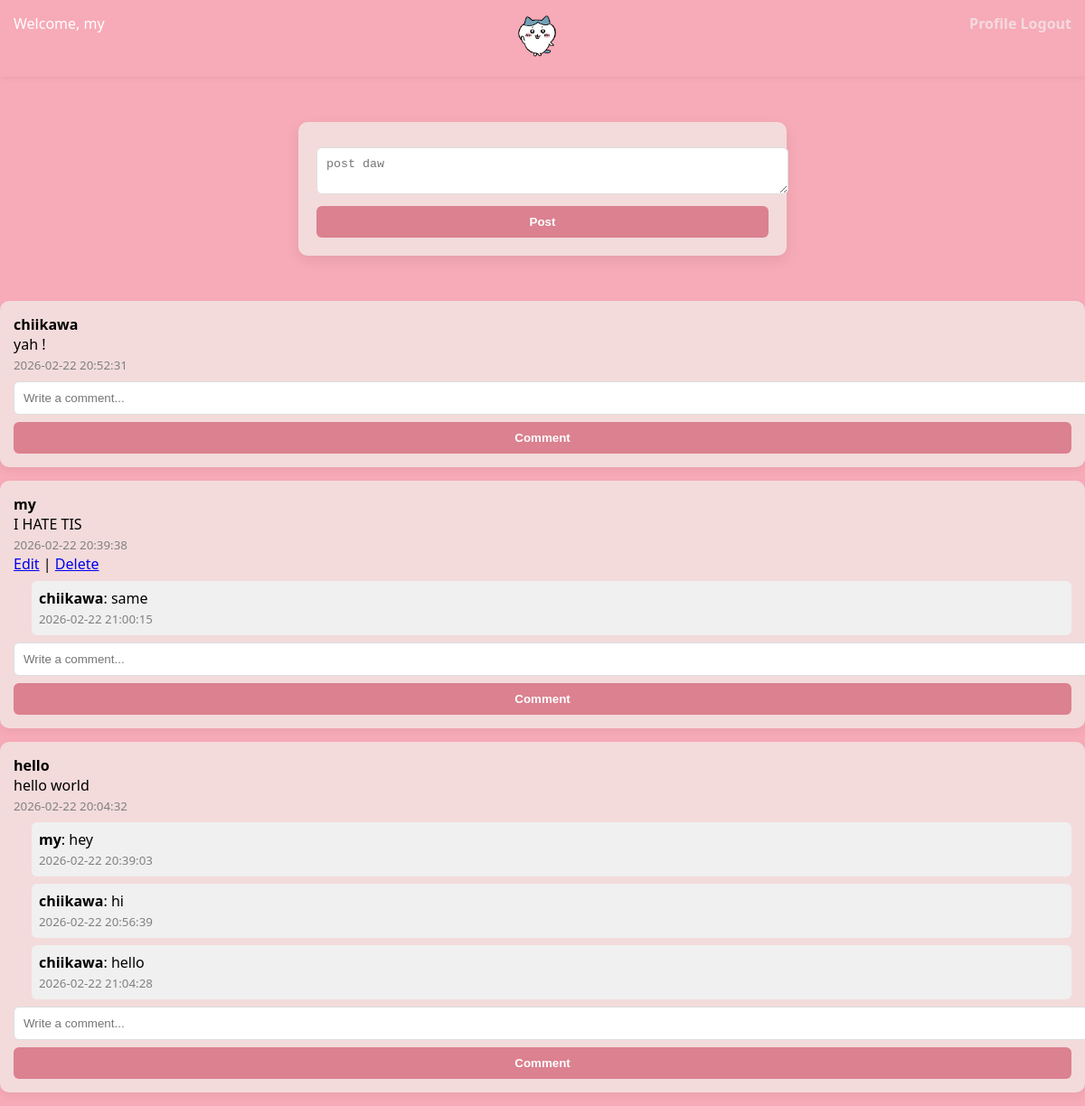
Page /fukthis/dashboard.php (signed in) on the committed database.
### tables this page shows
CREATE TABLE `posts` (
  `id` int(11) NOT NULL,
  `user_id` int(11) NOT NULL,
  `content` text NOT NULL,
  `created_at` datetime NOT NULL DEFAULT current_timestamp()
);

CREATE TABLE `accounts` (
  `id` int(11) NOT NULL,
  `firstname` varchar(100) NOT NULL,
  `lastname` varchar(100) NOT NULL,
  `username` varchar(100) NOT NULL,
  `password` varchar(255) NOT NULL
);

CREATE TABLE `comments` (
  `id` int(11) NOT NULL,
  `post_id` int(11) NOT NULL,
  `user_id` int(11) NOT NULL,
  `comment_text` text NOT NULL,
  `created_at` datetime NOT NULL DEFAULT current_timestamp()
);

### fukthis/dashboard.php (the view, shortened to what this page needs)
<?php
include "connection.php";
$user_id = $_SESSION['user_id'];
$posts = mysqli_query($conn,"SELECT posts.*, accounts.firstname
                             FROM posts
                             JOIN accounts ON posts.user_id = accounts.id
                             ORDER BY created_at DESC");
?>
<!DOCTYPE html>
<html>
    <head>
        <link rel="stylesheet" href="design.css">
    </head>
    <body>
        <div class="nav">
            <div>Welcome, <?php echo $_SESSION['name']; ?></div>
            <div><img src="hardware.png" width="50" height="50"></div>
            <div>
                <a href="profile.php">Profile</a>
                <a href="logout.php">Logout</a>
            </div>
        </div>
        <div class="container">
            <form method="POST">
            <textarea name="content" placeholder="post daw" required></textarea>
            <button name="post">Post</button>
            </form>
        </div>
        <?php while($post = mysqli_fetch_assoc($posts)){ ?>
        <div class="post">
            <b><?php echo $post['firstname']; ?></b><br>
            <?php echo $post['content']; ?><br>
            <small><?php echo $post['created_at']; ?></small><br>
            <?php if($post['user_id']==$user_id){ ?>
                <a href="edit_post.php?id=<?php echo $post['id']; ?>">Edit</a> |
                <a href="delete_post.php?id=<?php echo $post['id']; ?>" onclick="return confirm('Are you sure?')">Delete</a>
            <?php } ?>
            <?php
            $comments = mysqli_query($conn,"SELECT comments.*, accounts.firstname
                                            FROM comments
                                            JOIN accounts ON comments.user_id = accounts.id
                                            WHERE post_id=".$post['id']."
                                            ORDER BY created_at ASC");
            while($comment = mysqli_fetch_assoc($comments)){
                echo "<div class='comment'><b>".$comment['firstname']."</b>: ".$comment['comment_text']."<br><small>".$comment['created_at']."</small></div>";
            }
            ?>
                <form method="POST" action="add_comment.php">
                    <input type="text" name="comment" placeholder="Write a comment..." required>
                    <button name="add_comment">Comment</button>
                </form>
        </div>
        <?php } ?>
    </body>
</html>

### fukthis/design.css (style rules this page uses)
body { margin:0; font-family:'Segoe UI',sans-serif; background:#f7aab7; }
.nav { background:#f7aab7; color: white; padding:15px; display:flex; justify-content:space-between; box-shadow:0 2px 5px rgba(0,0,0,0.05); }
.nav a { text-decoration:none; color:#f3dade; font-weight:bold; transition: transform 0.3s ease; }
.container { width:500px; margin:50px auto; background:rgb(243, 219, 219); padding:20px; border-radius:10px; box-shadow:0 5px 15px rgba(0,0,0,0.08); }
input, textarea { width:100%; padding:10px; margin:8px 0; border:1px solid #ddd; border-radius:6px; }
button { width:100%; padding:10px; background:#db8190; color:white; border:none; border-radius:6px; cursor:pointer; font-weight:bold; }
.post { background:rgb(243, 219, 219); padding:15px; margin:15px auto; border-radius:10px; box-shadow:0 4px 10px rgba(0,0,0,0.05); }
.comment { background:#f0f0f0; padding:8px; margin:8px 0 0 20px; border-radius:6px; }
small { color:gray; }

### rows in the picture
posts: user.firstname "chiikawa", content "yah !", created_at "2026-02-22 20:52:31"
posts: user.firstname "my", content "I HATE TIS", created_at "2026-02-22 20:39:38"
comments: user.firstname "chiikawa", comment_text "same", created_at "2026-02-22 21:00:15"
posts: user.firstname "hello", content "hello world", created_at "2026-02-22 20:04:32"
comments: user.firstname "my", comment_text "hey", created_at "2026-02-22 20:39:03"
comments: user.firstname "chiikawa", comment_text "hi", created_at "2026-02-22 20:56:39"
comments: user.firstname "chiikawa", comment_text "hello", created_at "2026-02-22 21:04:28"

### other values in the picture
$_SESSION['name'] "my"
